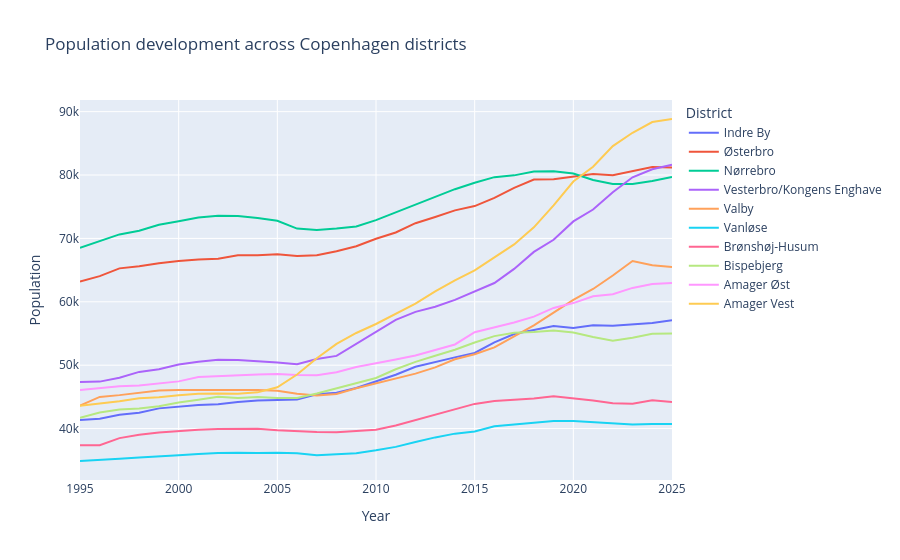

Write notebook code for a chart like this one.
### Markdown cell above
This visualization introduces the overall story by showing how Copenhagen’s population has changed from 1995 to 2025. A line chart is appropriate because the main focus is development over time.

### Code cell
# Visualization 2 — Population by district

main_districts = [
    "Indre By",
    "Østerbro",
    "Nørrebro",
    "Vesterbro/Kongens Enghave",
    "Valby",
    "Vanløse",
    "Brønshøj-Husum",
    "Bispebjerg",
    "Amager Øst",
    "Amager Vest"
]

district_pop = population_long[
    (population_long["district"].isin(main_districts)) &
    (population_long["ancestry"] == "Ancestry total")
]

fig = px.line(
    district_pop,
    x="year",
    y="population",
    color="district",
    title="Population development across Copenhagen districts",
    labels={
        "year": "Year",
        "population": "Population",
        "district": "District"
    }
)

fig.show()

### Figure 1 — Plotly figure (JSON) as saved in the notebook; plotly's stock layout.template omitted (floating-point values rounded to 4 significant figures)
{"data": [{"hovertemplate": "District=Indre By<br>Year=%{x}<br>Population=%{y}<extra></extra>", "legendgroup": "Indre By", "line": {"color": "#636efa", "dash": "solid"}, "marker": {"symbol": "circle"}, "mode": "lines", "name": "Indre By", "orientation": "v", "showlegend": true, "type": "scatter", "x": [1995, 1996, 1997, 1998, 1999, 2000, 2001, 2002, 2003, 2004, 2005, 2006, 2007, 2008, 2009, 2010, 2011, 2012, 2013, 2014, 2015, 2016, 2017, 2018, 2019, 2020, 2021, 2022, 2023, 2024, 2025], "xaxis": "x", "y": [41340.0, 41540.0, 42180.0, 42480.0, 43190.0, 43460.0, 43730.0, 43850.0, 44200.0, 44440.0, 44520.0, 44600.0, 45420.0, 45660.0, 46400.0, 47500.0, 48490.0, 49740.0, 50530.0, 51240.0, 51930.0, 53600.0, 54920.0, 55490.0, 56170.0, 55860.0, 56290.0, 56230.0, 56450.0, 56660.0, 57100.0], "yaxis": "y"}, {"hovertemplate": "District=Østerbro<br>Year=%{x}<br>Population=%{y}<extra></extra>", "legendgroup": "Østerbro", "line": {"color": "#EF553B", "dash": "solid"}, "marker": {"symbol": "circle"}, "mode": "lines", "name": "Østerbro", "orientation": "v", "showlegend": true, "type": "scatter", "x": [1995, 1996, 1997, 1998, 1999, 2000, 2001, 2002, 2003, 2004, 2005, 2006, 2007, 2008, 2009, 2010, 2011, 2012, 2013, 2014, 2015, 2016, 2017, 2018, 2019, 2020, 2021, 2022, 2023, 2024, 2025], "xaxis": "x", "y": [63210.0, 64040.0, 65280.0, 65600.0, 66090.0, 66460.0, 66680.0, 66790.0, 67340.0, 67330.0, 67520.0, 67240.0, 67340.0, 67960.0, 68770.0, 69950.0, 70940.0, 72400.0, 73390.0, 74430.0, 75100.0, 76400.0, 77970.0, 79280.0, 79330.0, 79800.0, 80160.0, 79950.0, 80610.0, 81270.0, 81190.0], "yaxis": "y"}, {"hovertemplate": "District=Nørrebro<br>Year=%{x}<br>Population=%{y}<extra></extra>", "legendgroup": "Nørrebro", "line": {"color": "#00cc96", "dash": "solid"}, "marker": {"symbol": "circle"}, "mode": "lines", "name": "Nørrebro", "orientation": "v", "showlegend": true, "type": "scatter", "x": [1995, 1996, 1997, 1998, 1999, 2000, 2001, 2002, 2003, 2004, 2005, 2006, 2007, 2008, 2009, 2010, 2011, 2012, 2013, 2014, 2015, 2016, 2017, 2018, 2019, 2020, 2021, 2022, 2023, 2024, 2025], "xaxis": "x", "y": [68510.0, 69520.0, 70630.0, 71200.0, 72160.0, 72710.0, 73290.0, 73570.0, 73530.0, 73220.0, 72790.0, 71550.0, 71320.0, 71560.0, 71890.0, 72890.0, 74130.0, 75380.0, 76560.0, 77770.0, 78780.0, 79670.0, 79950.0, 80560.0, 80600.0, 80250.0, 79220.0, 78590.0, 78580.0, 79070.0, 79680.0], "yaxis": "y"}, {"hovertemplate": "District=Vesterbro/Kongens Enghave<br>Year=%{x}<br>Population=%{y}<extra></extra>", "legendgroup": "Vesterbro/Kongens Enghave", "line": {"color": "#ab63fa", "dash": "solid"}, "marker": {"symbol": "circle"}, "mode": "lines", "name": "Vesterbro/Kongens Enghave", "orientation": "v", "showlegend": true, "type": "scatter", "x": [1995, 1996, 1997, 1998, 1999, 2000, 2001, 2002, 2003, 2004, 2005, 2006, 2007, 2008, 2009, 2010, 2011, 2012, 2013, 2014, 2015, 2016, 2017, 2018, 2019, 2020, 2021, 2022, 2023, 2024, 2025], "xaxis": "x", "y": [47340.0, 47410.0, 48020.0, 48940.0, 49350.0, 50100.0, 50540.0, 50850.0, 50820.0, 50650.0, 50440.0, 50140.0, 50960.0, 51470.0, 53350.0, 55320.0, 57150.0, 58410.0, 59210.0, 60310.0, 61600.0, 62970.0, 65190.0, 67880.0, 69780.0, 72690.0, 74560.0, 77280.0, 79640.0, 80920.0, 81640.0], "yaxis": "y"}, {"hovertemplate": "District=Valby<br>Year=%{x}<br>Population=%{y}<extra></extra>", "legendgroup": "Valby", "line": {"color": "#FFA15A", "dash": "solid"}, "marker": {"symbol": "circle"}, "mode": "lines", "name": "Valby", "orientation": "v", "showlegend": true, "type": "scatter", "x": [1995, 1996, 1997, 1998, 1999, 2000, 2001, 2002, 2003, 2004, 2005, 2006, 2007, 2008, 2009, 2010, 2011, 2012, 2013, 2014, 2015, 2016, 2017, 2018, 2019, 2020, 2021, 2022, 2023, 2024, 2025], "xaxis": "x", "y": [43630.0, 45000.0, 45280.0, 45670.0, 46000.0, 46100.0, 46100.0, 46160.0, 46110.0, 46090.0, 45980.0, 45510.0, 45200.0, 45470.0, 46370.0, 47110.0, 47840.0, 48670.0, 49660.0, 50930.0, 51720.0, 52810.0, 54560.0, 56280.0, 58290.0, 60300.0, 62020.0, 64140.0, 66440.0, 65770.0, 65480.0], "yaxis": "y"}, {"hovertemplate": "District=Vanløse<br>Year=%{x}<br>Population=%{y}<extra></extra>", "legendgroup": "Vanløse", "line": {"color": "#19d3f3", "dash": "solid"}, "marker": {"symbol": "circle"}, "mode": "lines", "name": "Vanløse", "orientation": "v", "showlegend": true, "type": "scatter", "x": [1995, 1996, 1997, 1998, 1999, 2000, 2001, 2002, 2003, 2004, 2005, 2006, 2007, 2008, 2009, 2010, 2011, 2012, 2013, 2014, 2015, 2016, 2017, 2018, 2019, 2020, 2021, 2022, 2023, 2024, 2025], "xaxis": "x", "y": [34880.0, 35020.0, 35220.0, 35440.0, 35560.0, 35780.0, 36000.0, 36170.0, 36190.0, 36130.0, 36210.0, 36100.0, 35780.0, 35890.0, 36120.0, 36580.0, 37120.0, 37890.0, 38610.0, 39200.0, 39530.0, 40360.0, 40660.0, 40840.0, 41200.0, 41190.0, 41000.0, 40780.0, 40630.0, 40710.0, 40710.0], "yaxis": "y"}, {"hovertemplate": "District=Brønshøj-Husum<br>Year=%{x}<br>Population=%{y}<extra></extra>", "legendgroup": "Brønshøj-Husum", "line": {"color": "#FF6692", "dash": "solid"}, "marker": {"symbol": "circle"}, "mode": "lines", "name": "Brønshøj-Husum", "orientation": "v", "showlegend": true, "type": "scatter", "x": [1995, 1996, 1997, 1998, 1999, 2000, 2001, 2002, 2003, 2004, 2005, 2006, 2007, 2008, 2009, 2010, 2011, 2012, 2013, 2014, 2015, 2016, 2017, 2018, 2019, 2020, 2021, 2022, 2023, 2024, 2025], "xaxis": "x", "y": [37350.0, 37360.0, 38490.0, 39020.0, 39370.0, 39600.0, 39800.0, 39930.0, 39900.0, 39970.0, 39740.0, 39540.0, 39450.0, 39410.0, 39590.0, 39830.0, 40490.0, 41340.0, 42280.0, 43020.0, 43900.0, 44370.0, 44600.0, 44740.0, 45090.0, 44780.0, 44430.0, 44000.0, 43930.0, 44460.0, 44190.0], "yaxis": "y"}, {"hovertemplate": "District=Bispebjerg<br>Year=%{x}<br>Population=%{y}<extra></extra>", "legendgroup": "Bispebjerg", "line": {"color": "#B6E880", "dash": "solid"}, "marker": {"symbol": "circle"}, "mode": "lines", "name": "Bispebjerg", "orientation": "v", "showlegend": true, "type": "scatter", "x": [1995, 1996, 1997, 1998, 1999, 2000, 2001, 2002, 2003, 2004, 2005, 2006, 2007, 2008, 2009, 2010, 2011, 2012, 2013, 2014, 2015, 2016, 2017, 2018, 2019, 2020, 2021, 2022, 2023, 2024, 2025], "xaxis": "x", "y": [41690.0, 42540.0, 43020.0, 43170.0, 43520.0, 44120.0, 44560.0, 45040.0, 44840.0, 44980.0, 44840.0, 44840.0, 45540.0, 46390.0, 47200.0, 47980.0, 49360.0, 50530.0, 51490.0, 52440.0, 53580.0, 54580.0, 55130.0, 55230.0, 55470.0, 55160.0, 54460.0, 53840.0, 54340.0, 54970.0, 55010.0], "yaxis": "y"}, {"hovertemplate": "District=Amager Øst<br>Year=%{x}<br>Population=%{y}<extra></extra>", "legendgroup": "Amager Øst", "line": {"color": "#FF97FF", "dash": "solid"}, "marker": {"symbol": "circle"}, "mode": "lines", "name": "Amager Øst", "orientation": "v", "showlegend": true, "type": "scatter", "x": [1995, 1996, 1997, 1998, 1999, 2000, 2001, 2002, 2003, 2004, 2005, 2006, 2007, 2008, 2009, 2010, 2011, 2012, 2013, 2014, 2015, 2016, 2017, 2018, 2019, 2020, 2021, 2022, 2023, 2024, 2025], "xaxis": "x", "y": [46090.0, 46400.0, 46680.0, 46810.0, 47180.0, 47450.0, 48140.0, 48290.0, 48370.0, 48530.0, 48620.0, 48440.0, 48430.0, 48880.0, 49700.0, 50250.0, 50900.0, 51540.0, 52460.0, 53270.0, 55200.0, 55990.0, 56740.0, 57670.0, 59040.0, 59800.0, 60870.0, 61190.0, 62200.0, 62810.0, 62970.0], "yaxis": "y"}, {"hovertemplate": "District=Amager Vest<br>Year=%{x}<br>Population=%{y}<extra></extra>", "legendgroup": "Amager Vest", "line": {"color": "#FECB52", "dash": "solid"}, "marker": {"symbol": "circle"}, "mode": "lines", "name": "Amager Vest", "orientation": "v", "showlegend": true, "type": "scatter", "x": [1995, 1996, 1997, 1998, 1999, 2000, 2001, 2002, 2003, 2004, 2005, 2006, 2007, 2008, 2009, 2010, 2011, 2012, 2013, 2014, 2015, 2016, 2017, 2018, 2019, 2020, 2021, 2022, 2023, 2024, 2025], "xaxis": "x", "y": [43610.0, 43940.0, 44320.0, 44790.0, 44930.0, 45260.0, 45480.0, 45520.0, 45480.0, 45710.0, 46510.0, 48530.0, 51090.0, 53360.0, 55080.0, 56500.0, 58170.0, 59730.0, 61660.0, 63380.0, 64960.0, 66990.0, 69050.0, 71750.0, 75200.0, 78970.0, 81320.0, 84560.0, 86670.0, 88360.0, 88840.0], "yaxis": "y"}], "layout": {"legend": {"title": {"text": "District"}, "tracegroupgap": 0}, "title": {"text": "Population development across Copenhagen districts"}, "xaxis": {"anchor": "y", "domain": [0, 1], "title": {"text": "Year"}}, "yaxis": {"anchor": "x", "domain": [0, 1], "title": {"text": "Population"}}}}
